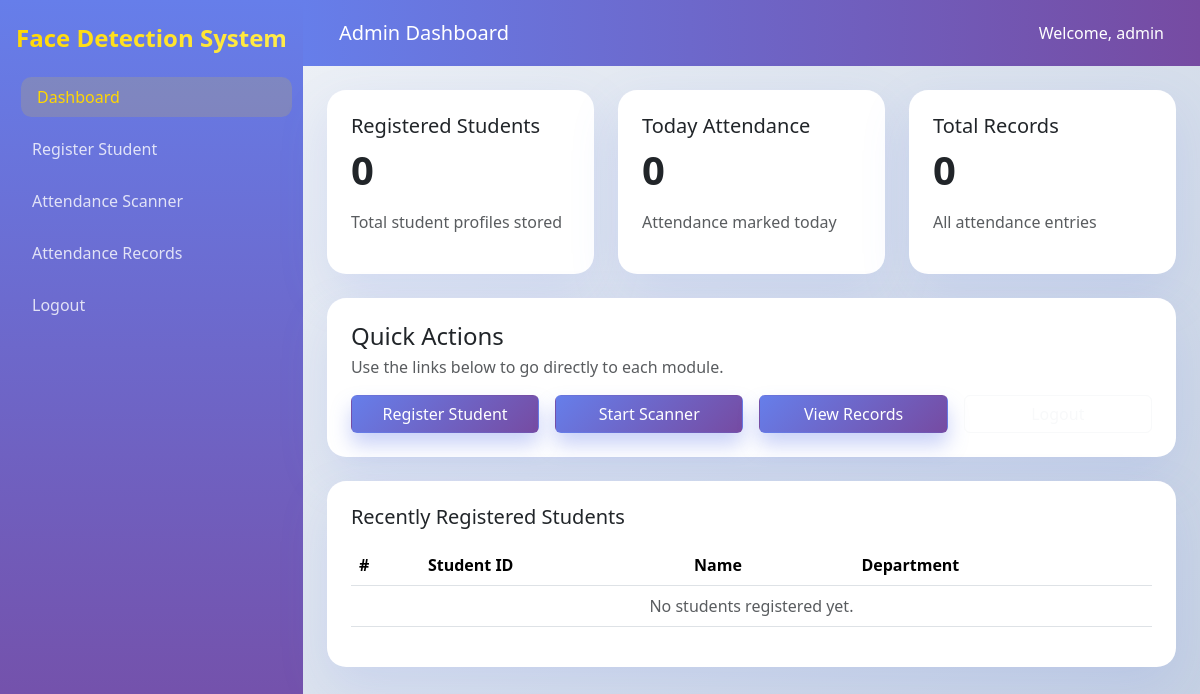
The app's page /admin_dashboard (signed in), older data.
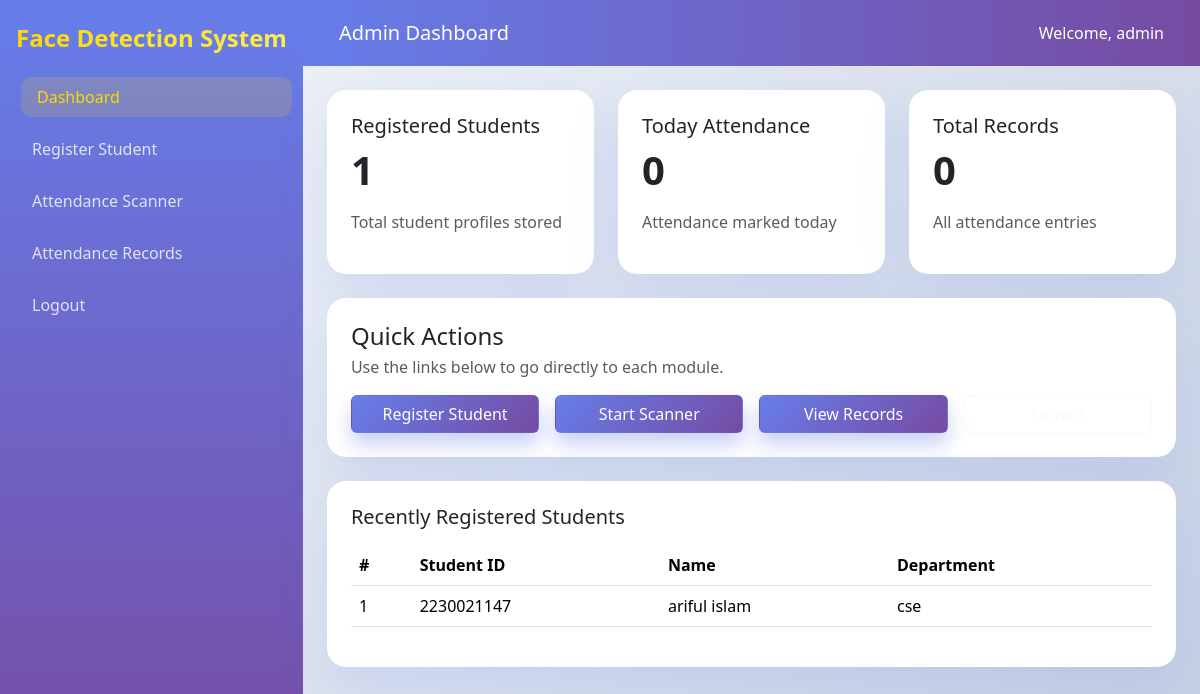
The same page, newer data.
### tables this page shows
CREATE TABLE Students (
            id INTEGER PRIMARY KEY AUTOINCREMENT,
            student_id TEXT UNIQUE NOT NULL,
            name TEXT NOT NULL,
            department TEXT NOT NULL,
            image_path TEXT NOT NULL
        );

### app.py (the view)
@app.route("/admin_dashboard")
def admin_dashboard():
    if not session.get("user") or session.get("role") != "admin":
        return redirect(url_for("login"))
    today = datetime.now().strftime("%Y-%m-%d")
    conn = get_db()
    student_count = conn.execute("SELECT COUNT(*) FROM Students").fetchone()[0]
    total_records = conn.execute("SELECT COUNT(*) FROM Attendance").fetchone()[0]
    today_records = conn.execute(
        "SELECT COUNT(*) FROM Attendance WHERE date = ?", (today,)
    ).fetchone()[0]
    recent_students = conn.execute(
        "SELECT * FROM Students ORDER BY id DESC LIMIT 5"
    ).fetchall()
    conn.close()
    return render_template(
        "dashboard.html",
        student_count=student_count,
        total_records=total_records,
        today_records=today_records,
        recent_students=recent_students,
    )

### app.py (called while the page is built)
def get_db():
    connection = sqlite3.connect(DATABASE)
    connection.row_factory = sqlite3.Row
    return connection

### templates/dashboard.html (shortened to what this page needs)
<!doctype html>
<html lang="en">
  <head>
    <link href="https://cdn.jsdelivr.net/npm/bootstrap@5.3.2/dist/css/bootstrap.min.css" rel="stylesheet" />
    <link rel="stylesheet" href="{{ url_for('static', filename='css/style.css') }}" />
  </head>
  <body>
    <div class="d-flex">
      <div class="sidebar">
        <h4 class="text-white mb-4">Face Detection System</h4>
        <nav class="nav flex-column">
          <a class="nav-link active" href="{{ url_for('dashboard') }}">Dashboard</a>
          <a class="nav-link" href="{{ url_for('register') }}">Register Student</a>
          <a class="nav-link" href="{{ url_for('scanner') }}">Attendance Scanner</a>
          <a class="nav-link" href="{{ url_for('records') }}">Attendance Records</a>
          <a class="nav-link" href="{{ url_for('logout') }}">Logout</a>
        </nav>
      </div>
      <div class="flex-grow-1">
        <nav class="navbar navbar-expand-lg navbar-custom px-4 py-3">
          <div class="container-fluid">
            <span class="navbar-brand mb-0 h1 text-white">Admin Dashboard</span>
            <div class="text-white">Welcome, {{ session['user'] }}</div>
          </div>
        </nav>
        <main class="p-4">
          <div class="row g-4 mb-4">
            <div class="col-md-4">
              <div class="card card-custom p-4 h-100">
                <h5>Registered Students</h5>
                <p class="display-6 fw-bold">{{ student_count }}</p>
                <p class="text-muted">Total student profiles stored</p>
              </div>
            </div>
            <div class="col-md-4">
              <div class="card card-custom p-4 h-100">
                <h5>Today Attendance</h5>
                <p class="display-6 fw-bold">{{ today_records }}</p>
                <p class="text-muted">Attendance marked today</p>
              </div>
            </div>
            <div class="col-md-4">
              <div class="card card-custom p-4 h-100">
                <h5>Total Records</h5>
                <p class="display-6 fw-bold">{{ total_records }}</p>
                <p class="text-muted">All attendance entries</p>
              </div>
            </div>
          </div>
          <div class="card card-custom p-4">
            <div class="d-flex justify-content-between align-items-center mb-3">
              <div>
                <h4 class="mb-1">Quick Actions</h4>
                <p class="text-muted mb-0">Use the links below to go directly to each module.</p>
              </div>
            </div>
            <div class="row g-3">
              <div class="col-sm-6 col-xl-3">
                <a href="{{ url_for('register') }}" class="btn btn-primary w-100">Register Student</a>
              </div>
              <div class="col-sm-6 col-xl-3">
                <a href="{{ url_for('scanner') }}" class="btn btn-primary w-100">Start Scanner</a>
              </div>
              <div class="col-sm-6 col-xl-3">
                <a href="{{ url_for('records') }}" class="btn btn-primary w-100">View Records</a>
              </div>
              <div class="col-sm-6 col-xl-3">
                <a href="{{ url_for('logout') }}" class="btn btn-outline-light w-100">Logout</a>
              </div>
            </div>
          </div>
          <div class="card card-custom p-4 mt-4">
            <h5 class="mb-3">Recently Registered Students</h5>
            <div class="table-responsive">
              <table class="table table-hover align-middle">
                <thead>
                  <tr>
                    <th>#</th>
                    <th>Student ID</th>
                    <th>Name</th>
                    <th>Department</th>
                  </tr>
                </thead>
                <tbody>
                  {% if recent_students %}
                    {% for student in recent_students %}
                      <tr>
                        <td>{{ loop.index }}</td>
                        <td>{{ student['student_id'] }}</td>
                        <td>{{ student['name'] }}</td>
                        <td>{{ student['department'] }}</td>
                      </tr>
                    {% endfor %}
                  {% else %}
                    <tr>
                      <td colspan="4" class="text-center text-muted">No students registered yet.</td>
                    </tr>
                  {% endif %}
                </tbody>
              </table>
            </div>
          </div>
        </main>
      </div>
    </div>
  </body>
</html>

### static/css/style.css (style rules this page uses)
body { background: linear-gradient(135deg, #f5f7fa 0%, #c3cfe2 100%); color: #2c3e50; min-height: 100vh; font-family: "Segoe UI", Tahoma, Geneva, Verdana, sans-serif; }
a { color: #ffffff; transition: all 0.3s ease; }
.sidebar { background: linear-gradient(180deg, #667eea 0%, #764ba2 100%); min-height: 100vh; padding: 1.5rem 1rem; }
.sidebar h4 { background: linear-gradient(135deg, #ffd700 0%, #ffed4e 100%); -webkit-background-clip: text; -webkit-text-fill-color: transparent; background-clip: text; font-weight: 700; }
.sidebar .nav-link { color: rgba(255, 255, 255, 0.8); font-weight: 500; margin-bottom: 0.75rem; transition: all 0.3s ease; }
.sidebar .nav-link.active, .sidebar .nav-link:hover { background: rgba(255, 215, 0, 0.15); color: #ffd700; border-radius: 0.65rem; transform: translateX(5px); }
.navbar-custom { background: linear-gradient(90deg, #667eea 0%, #764ba2 100%); }
.card-custom { border: none; border-radius: 1.2rem; box-shadow: 0 20px 50px rgba(102, 126, 234, 0.15); transition: all 0.3s ease; }
.btn-primary { background: linear-gradient(135deg, #667eea 0%, #764ba2 100%); border-color: transparent; box-shadow: 0 12px 20px rgba(102, 126, 234, 0.35); transition: all 0.3s ease; }
.table thead { background: linear-gradient(90deg, #667eea 0%, #764ba2 100%); color: #ffffff; }

Row changes from the older to the newer data that the page shows:
added Students: student_id "2230021147", name "ariful islam", department "cse"
Text that changed along with them:
{{ student_count }}: "0" → "1"
text no longer shown: "No students registered yet."
